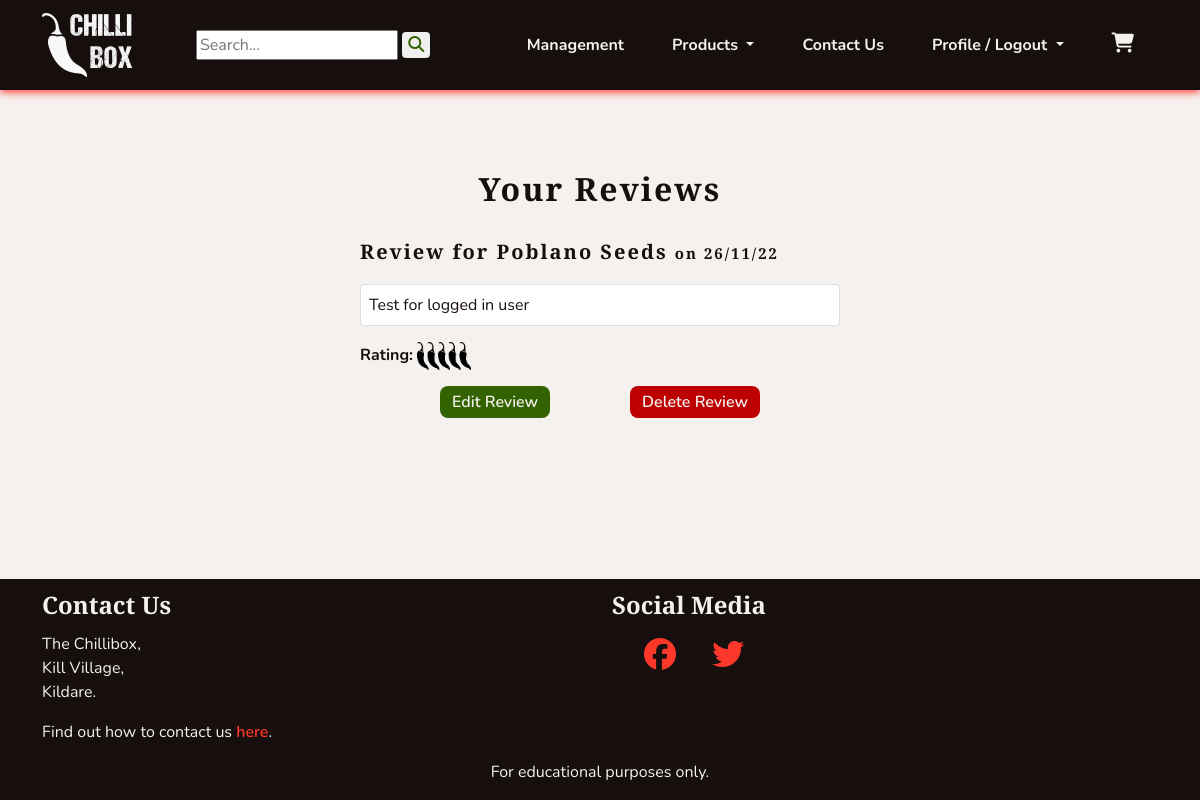
The app's page /profiles/review_list/ (signed in), older data.
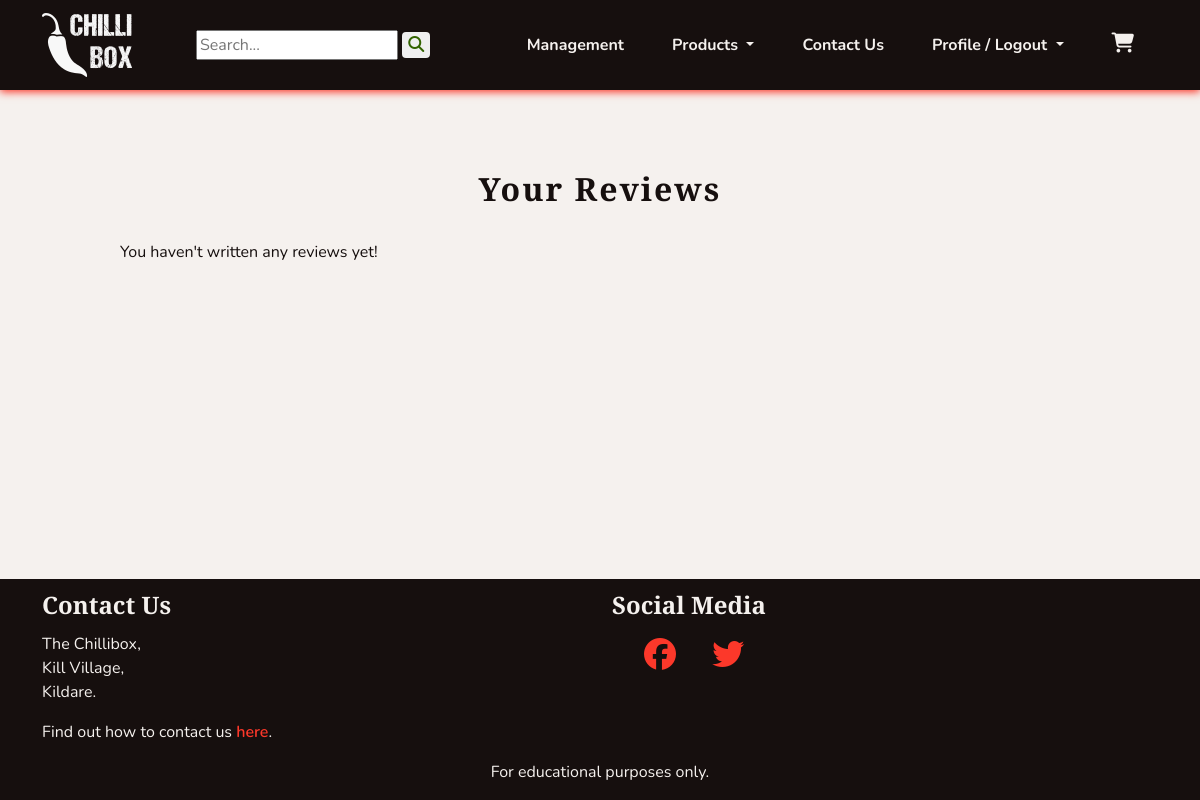
The same page, newer data.
### profiles/models.py (models this page shows)
class Reviews(models.Model):
    reviewer = models.ForeignKey(UserProfile, on_delete=models.SET_NULL,
                                 null=True, blank=True)
    product = models.ForeignKey(Product, on_delete=models.CASCADE,
                                related_name='reviews')
    content = models.TextField()
    rating = models.PositiveIntegerField()
    added_on = models.DateTimeField(auto_now_add=True)
    last_edited = models.DateField(auto_now=True)
    approved = models.BooleanField(default=False)
    def __str__(self):
        return self.content

### products/models.py (models this page shows, shortened)
class Product(models.Model):
    category = models.ForeignKey(Category, on_delete=models.SET_NULL,
                                 null=True, blank=True, related_name='product')
    subcategory = models.CharField(max_length=8, choices=SUBCATEGORIES,
                                   blank=True)
    name = models.CharField(max_length=255)
    slug = models.SlugField()
    description = models.TextField(null=True, blank=True,
                                   help_text='Include a description for the \
                                   product\'s page.')
    excerpt = models.TextField(null=True, blank=True, help_text='Include a \
                               brief summary of the product.')
    ingredients = models.CharField(max_length=140, null=True, blank=True,
                                   help_text='For sauces, please include the \
                                   ingredients.')
    growth_time = models.CharField(max_length=140, null=True, blank=True,
                                   help_text='For seeds, please include the \
                                   growth time to maturity.')
    heat_level = models.CharField(max_length=140, null=True, blank=True,
                                  help_text='In scovilles or more generally \
                                  (eg \'hot\') where appropriate.')
    origin = models.CharField(max_length=80, null=True, blank=True,
                              help_text='Origin of the seeds.')
    box_contents = models.ManyToManyField('self', blank=True, help_text='Add \
                                          products for seed and sauce boxes.')
    image = models.ImageField(upload_to='uploads/', null=True, blank=True)
    thumbnail = models.ImageField(upload_to='uploads/', null=True, blank=True,
                                  help_text='If not added, will be \
                                  auto-generated from image.')
    added_on = models.DateField(auto_now_add=True)
    class Meta:
        ordering = ('name',)
        get_latest_by = ('added_on',)
    def __str__(self):
        return self.name

### profiles/views.py (the view)
# urls.py: path('review_list/', views.ReviewList.as_view(), name='review_list'),
class ReviewList(LoginRequiredMixin, generic.ListView):
    model = Reviews
    template_name = 'profiles/review_list.html'
    paginate_by = 5
    def get_queryset(self):
        queryset = Reviews.objects.filter(reviewer=self.request.user.userprofile).order_by('-added_on')
        return queryset

### cart/contexts.py (called while the page is built, shortened)
def cart_contents(request):
    cart_items = []
    total = 0
    product_count = 0
    cart = request.session.get('cart', {})
    if total < settings.FREE_DELIVERY_THRESHOLD:
        delivery = Decimal(settings.STANDARD_DELIVERY_COST)
        free_delivery_delta = settings.FREE_DELIVERY_THRESHOLD - total
    else:
        delivery = 0
        free_delivery_delta = 0
    grand_total = delivery + total
    context = {
        'cart_items': cart_items,
        'total': total,
        'product_count': product_count,
        'delivery': delivery,
        'free_delivery_delta': free_delivery_delta,
        'free_delivery_threshold': settings.FREE_DELIVERY_THRESHOLD,
        'grand_total': grand_total,
    }
    return context

### profiles/templates/profiles/review_list.html (shortened to what this page needs)
{% extends 'base.html' %}
{% load static %}
{% block content %}
<section class="container-fluid">
    <div class="col-12">
        <h1 class="headings text-center">Your Reviews</h1>
        <div class="col-10 mx-auto">
            {% for review in reviews_list %}
            <div class="col-md-6 mx-auto">
                <h2 class="headings big">
                    Review for {{ review.product}} <span class="small">on {{ review.added_on|date:'d/m/y' }}</span></h2>
                <p class="card p-2">{{ review }}</p>
                <p><strong>Rating: </strong>
                    {% if review.rating == 1 %}
                    <img width="33" height="80" class="rate-pics" src="{% static 'images/rate1.png' %}">
                    {% elif review.rating == 2 %}
                    <img width="63" height="80" class="rate-pics" src="{% static 'images/rate2.png' %}">
                    {% elif review.rating == 3 %}
                    <img width="93" height="80" class="rate-pics" src="{% static 'images/rate3.png' %}">
                    {% elif review.rating == 4 %}
                    <img width="124" height="80" class="rate-pics" src="{% static 'images/rate4.png' %}">
                    {% else %}
                    <img width="154" height="80" class="rate-pics" src="{% static 'images/rate5.png' %}">
                    {% endif %}
                </p>
                <div class="d-flex flex-row justify-content-evenly">
                    <a class="chilli-btn chilli-go" href="{% url 'profiles:edit_review' review.pk %}">Edit Review</a>
                    <a class="chilli-btn chilli-dngr" href="{% url 'profiles:delete_review' review.pk %}">Delete Review</a>
                </div>
            </div>
            {% empty %}
            <p>You haven't written any reviews yet!</p>
            {% endfor %}
        </div>
    </div>
</section>
{% endblock content %}

Row changes from the older to the newer data that the page shows:
removed Reviews: product "Poblano Seeds", added_on "26/11/22", content "Test for logged in user", rating 5 (drawn)
Text that changed along with them:
text now shown: "You haven't written any reviews yet!"
